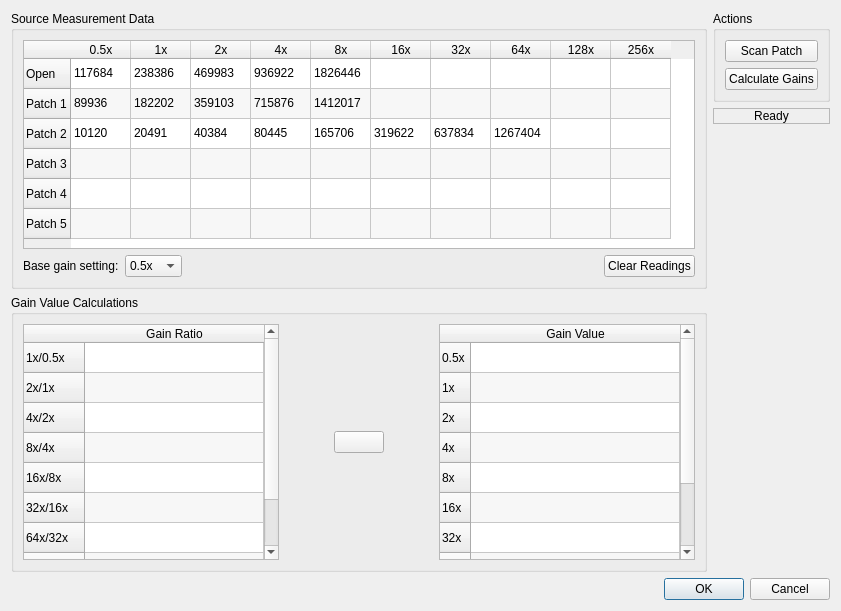
<?xml version="1.0" encoding="UTF-8"?>
<ui version="4.0">
 <class>GainFilterCalibrationDialog</class>
 <widget class="QDialog" name="GainFilterCalibrationDialog">
  <property name="geometry">
   <rect>
    <x>0</x>
    <y>0</y>
    <width>841</width>
    <height>611</height>
   </rect>
  </property>
  <property name="windowTitle">
   <string>Sensor Gain Calibration</string>
  </property>
  <layout class="QGridLayout" name="gridLayout">
   <item row="0" column="0">
    <widget class="QGroupBox" name="measGroupBox">
     <property name="title">
      <string>Source Measurement Data</string>
     </property>
     <layout class="QVBoxLayout" name="verticalLayout_2">
      <item>
       <widget class="QTableWidget" name="measTableWidget">
        <property name="alternatingRowColors">
         <bool>true</bool>
        </property>
        <attribute name="horizontalHeaderDefaultSectionSize">
         <number>60</number>
        </attribute>
        <row>
         <property name="text">
          <string>Open</string>
         </property>
        </row>
        <row>
         <property name="text">
          <string>Patch 1</string>
         </property>
        </row>
        <row>
         <property name="text">
          <string>Patch 2</string>
         </property>
        </row>
        <row>
         <property name="text">
          <string>Patch 3</string>
         </property>
        </row>
        <row>
         <property name="text">
          <string>Patch 4</string>
         </property>
        </row>
        <row>
         <property name="text">
          <string>Patch 5</string>
         </property>
        </row>
        <column>
         <property name="text">
          <string>0.5x</string>
         </property>
        </column>
        <column>
         <property name="text">
          <string>1x</string>
         </property>
        </column>
        <column>
         <property name="text">
          <string>2x</string>
         </property>
        </column>
        <column>
         <property name="text">
          <string>4x</string>
         </property>
        </column>
        <column>
         <property name="text">
          <string>8x</string>
         </property>
        </column>
        <column>
         <property name="text">
          <string>16x</string>
         </property>
        </column>
        <column>
         <property name="text">
          <string>32x</string>
         </property>
        </column>
        <column>
         <property name="text">
          <string>64x</string>
         </property>
        </column>
        <column>
         <property name="text">
          <string>128x</string>
         </property>
        </column>
        <column>
         <property name="text">
          <string>256x</string>
         </property>
        </column>
        <item row="0" column="0">
         <property name="text">
          <string>117684</string>
         </property>
        </item>
        <item row="0" column="1">
         <property name="text">
          <string>238386</string>
         </property>
        </item>
        <item row="0" column="2">
         <property name="text">
          <string>469983</string>
         </property>
        </item>
        <item row="0" column="3">
         <property name="text">
          <string>936922</string>
         </property>
        </item>
        <item row="0" column="4">
         <property name="text">
          <string>1826446</string>
         </property>
        </item>
        <item row="1" column="0">
         <property name="text">
          <string>89936</string>
         </property>
        </item>
        <item row="1" column="1">
         <property name="text">
          <string>182202</string>
         </property>
        </item>
        <item row="1" column="2">
         <property name="text">
          <string>359103</string>
         </property>
        </item>
        <item row="1" column="3">
         <property name="text">
          <string>715876</string>
         </property>
        </item>
        <item row="1" column="4">
         <property name="text">
          <string>1412017</string>
         </property>
        </item>
        <item row="2" column="0">
         <property name="text">
          <string>10120</string>
         </property>
        </item>
        <item row="2" column="1">
         <property name="text">
          <string>20491</string>
         </property>
        </item>
        <item row="2" column="2">
         <property name="text">
          <string>40384</string>
         </property>
        </item>
        <item row="2" column="3">
         <property name="text">
          <string>80445</string>
         </property>
        </item>
        <item row="2" column="4">
         <property name="text">
          <string>165706</string>
         </property>
        </item>
        <item row="2" column="5">
         <property name="text">
          <string>319622</string>
         </property>
        </item>
        <item row="2" column="6">
         <property name="text">
          <string>637834</string>
         </property>
        </item>
        <item row="2" column="7">
         <property name="text">
          <string>1267404</string>
         </property>
        </item>
       </widget>
      </item>
      <item>
       <layout class="QHBoxLayout" name="horizontalLayout_2">
        <item>
         <layout class="QFormLayout" name="formLayout">
          <item row="0" column="0">
           <widget class="QLabel" name="baseGainLabel">
            <property name="text">
             <string>Base gain setting:</string>
            </property>
           </widget>
          </item>
          <item row="0" column="1">
           <widget class="QComboBox" name="baseGainComboBox">
            <item>
             <property name="text">
              <string>0.5x</string>
             </property>
            </item>
            <item>
             <property name="text">
              <string>1x</string>
             </property>
            </item>
            <item>
             <property name="text">
              <string>2x</string>
             </property>
            </item>
            <item>
             <property name="text">
              <string>4x</string>
             </property>
            </item>
            <item>
             <property name="text">
              <string>8x</string>
             </property>
            </item>
            <item>
             <property name="text">
              <string>16x</string>
             </property>
            </item>
            <item>
             <property name="text">
              <string>32x</string>
             </property>
            </item>
            <item>
             <property name="text">
              <string>64x</string>
             </property>
            </item>
            <item>
             <property name="text">
              <string>128x</string>
             </property>
            </item>
            <item>
             <property name="text">
              <string>256x</string>
             </property>
            </item>
           </widget>
          </item>
         </layout>
        </item>
        <item>
         <spacer name="horizontalSpacer_3">
          <property name="orientation">
           <enum>Qt::Orientation::Horizontal</enum>
          </property>
          <property name="sizeHint" stdset="0">
           <size>
            <width>40</width>
            <height>20</height>
           </size>
          </property>
         </spacer>
        </item>
        <item>
         <widget class="QPushButton" name="clearMeasPushButton">
          <property name="text">
           <string>Clear Readings</string>
          </property>
         </widget>
        </item>
       </layout>
      </item>
     </layout>
    </widget>
   </item>
   <item row="0" column="1">
    <layout class="QVBoxLayout" name="verticalLayout_4">
     <item>
      <widget class="QGroupBox" name="groupBox">
       <property name="title">
        <string>Actions</string>
       </property>
       <layout class="QVBoxLayout" name="verticalLayout">
        <item>
         <widget class="QPushButton" name="scanPushButton">
          <property name="text">
           <string>Scan Patch</string>
          </property>
         </widget>
        </item>
        <item>
         <widget class="QPushButton" name="calcPushButton">
          <property name="text">
           <string>Calculate Gains</string>
          </property>
         </widget>
        </item>
       </layout>
      </widget>
     </item>
     <item>
      <widget class="QLabel" name="statusLabel">
       <property name="frameShape">
        <enum>QFrame::Shape::StyledPanel</enum>
       </property>
       <property name="frameShadow">
        <enum>QFrame::Shadow::Plain</enum>
       </property>
       <property name="text">
        <string notr="true">Ready</string>
       </property>
       <property name="alignment">
        <set>Qt::AlignmentFlag::AlignCenter</set>
       </property>
       <property name="margin">
        <number>4</number>
       </property>
      </widget>
     </item>
     <item>
      <spacer name="verticalSpacer_2">
       <property name="orientation">
        <enum>Qt::Orientation::Vertical</enum>
       </property>
       <property name="sizeHint" stdset="0">
        <size>
         <width>20</width>
         <height>40</height>
        </size>
       </property>
      </spacer>
     </item>
    </layout>
   </item>
   <item row="1" column="0">
    <widget class="QGroupBox" name="gainGroupBox">
     <property name="title">
      <string>Gain Value Calculations</string>
     </property>
     <layout class="QHBoxLayout" name="horizontalLayout">
      <item>
       <widget class="QTableWidget" name="gainRatioTableWidget">
        <property name="alternatingRowColors">
         <bool>true</bool>
        </property>
        <attribute name="horizontalHeaderStretchLastSection">
         <bool>true</bool>
        </attribute>
        <row>
         <property name="text">
          <string>1x/0.5x</string>
         </property>
        </row>
        <row>
         <property name="text">
          <string>2x/1x</string>
         </property>
        </row>
        <row>
         <property name="text">
          <string>4x/2x</string>
         </property>
        </row>
        <row>
         <property name="text">
          <string>8x/4x</string>
         </property>
        </row>
        <row>
         <property name="text">
          <string>16x/8x</string>
         </property>
        </row>
        <row>
         <property name="text">
          <string>32x/16x</string>
         </property>
        </row>
        <row>
         <property name="text">
          <string>64x/32x</string>
         </property>
        </row>
        <row>
         <property name="text">
          <string>128x/64x</string>
         </property>
        </row>
        <row>
         <property name="text">
          <string>256x/128x</string>
         </property>
        </row>
        <column>
         <property name="text">
          <string>Gain Ratio</string>
         </property>
        </column>
       </widget>
      </item>
      <item>
       <spacer name="horizontalSpacer_2">
        <property name="orientation">
         <enum>Qt::Orientation::Horizontal</enum>
        </property>
        <property name="sizeHint" stdset="0">
         <size>
          <width>33</width>
          <height>48</height>
         </size>
        </property>
       </spacer>
      </item>
      <item>
       <widget class="QPushButton" name="calcValuesPushButton">
        <property name="minimumSize">
         <size>
          <width>50</width>
          <height>0</height>
         </size>
        </property>
        <property name="text">
         <string notr="true"/>
        </property>
        <property name="icon">
         <iconset resource="../assets/densitometer.qrc">
          <normaloff>:/images/go-next.png</normaloff>:/images/go-next.png</iconset>
        </property>
       </widget>
      </item>
      <item>
       <spacer name="horizontalSpacer">
        <property name="orientation">
         <enum>Qt::Orientation::Horizontal</enum>
        </property>
        <property name="sizeHint" stdset="0">
         <size>
          <width>34</width>
          <height>38</height>
         </size>
        </property>
       </spacer>
      </item>
      <item>
       <widget class="QTableWidget" name="gainValueTableWidget">
        <property name="alternatingRowColors">
         <bool>true</bool>
        </property>
        <attribute name="horizontalHeaderStretchLastSection">
         <bool>true</bool>
        </attribute>
        <row>
         <property name="text">
          <string>0.5x</string>
         </property>
        </row>
        <row>
         <property name="text">
          <string>1x</string>
         </property>
        </row>
        <row>
         <property name="text">
          <string>2x</string>
         </property>
        </row>
        <row>
         <property name="text">
          <string>4x</string>
         </property>
        </row>
        <row>
         <property name="text">
          <string>8x</string>
         </property>
        </row>
        <row>
         <property name="text">
          <string>16x</string>
         </property>
        </row>
        <row>
         <property name="text">
          <string>32x</string>
         </property>
        </row>
        <row>
         <property name="text">
          <string>64x</string>
         </property>
        </row>
        <row>
         <property name="text">
          <string>128x</string>
         </property>
        </row>
        <row>
         <property name="text">
          <string>256x</string>
         </property>
        </row>
        <column>
         <property name="text">
          <string>Gain Value</string>
         </property>
        </column>
       </widget>
      </item>
     </layout>
    </widget>
   </item>
   <item row="2" column="0" colspan="2">
    <widget class="QDialogButtonBox" name="buttonBox">
     <property name="orientation">
      <enum>Qt::Orientation::Horizontal</enum>
     </property>
     <property name="standardButtons">
      <set>QDialogButtonBox::StandardButton::Cancel|QDialogButtonBox::StandardButton::Ok</set>
     </property>
    </widget>
   </item>
  </layout>
  <action name="actionCut">
   <property name="text">
    <string>Cu&amp;t</string>
   </property>
   <property name="shortcut">
    <string>Ctrl+X</string>
   </property>
  </action>
  <action name="actionCopy">
   <property name="text">
    <string>&amp;Copy</string>
   </property>
   <property name="shortcut">
    <string>Ctrl+C</string>
   </property>
  </action>
  <action name="actionPaste">
   <property name="text">
    <string>&amp;Paste</string>
   </property>
   <property name="shortcut">
    <string>Ctrl+V</string>
   </property>
  </action>
  <action name="actionDelete">
   <property name="text">
    <string>&amp;Delete</string>
   </property>
   <property name="toolTip">
    <string>Delete</string>
   </property>
   <property name="shortcut">
    <string>Del</string>
   </property>
  </action>
 </widget>
 <tabstops>
  <tabstop>measTableWidget</tabstop>
  <tabstop>scanPushButton</tabstop>
  <tabstop>calcPushButton</tabstop>
  <tabstop>baseGainComboBox</tabstop>
  <tabstop>clearMeasPushButton</tabstop>
  <tabstop>gainRatioTableWidget</tabstop>
  <tabstop>calcValuesPushButton</tabstop>
  <tabstop>gainValueTableWidget</tabstop>
 </tabstops>
 <resources>
  <include location="../assets/densitometer.qrc"/>
 </resources>
 <connections>
  <connection>
   <sender>buttonBox</sender>
   <signal>accepted()</signal>
   <receiver>GainFilterCalibrationDialog</receiver>
   <slot>accept()</slot>
   <hints>
    <hint type="sourcelabel">
     <x>248</x>
     <y>254</y>
    </hint>
    <hint type="destinationlabel">
     <x>157</x>
     <y>274</y>
    </hint>
   </hints>
  </connection>
  <connection>
   <sender>buttonBox</sender>
   <signal>rejected()</signal>
   <receiver>GainFilterCalibrationDialog</receiver>
   <slot>reject()</slot>
   <hints>
    <hint type="sourcelabel">
     <x>316</x>
     <y>260</y>
    </hint>
    <hint type="destinationlabel">
     <x>286</x>
     <y>274</y>
    </hint>
   </hints>
  </connection>
 </connections>
</ui>
